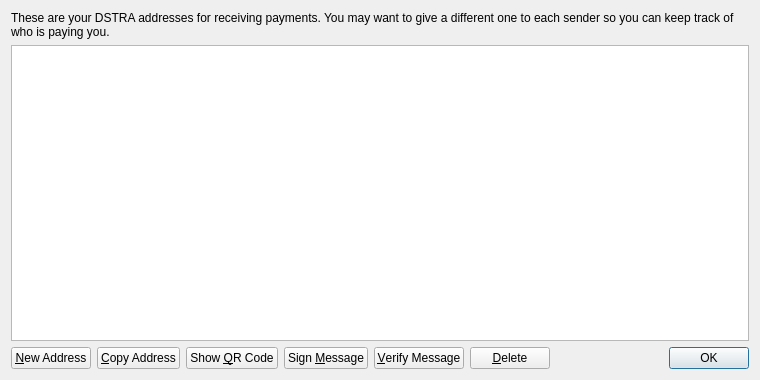
<?xml version="1.0" encoding="UTF-8"?>
<ui version="4.0">
 <class>AddressBookPage</class>
 <widget class="QWidget" name="AddressBookPage">
  <property name="geometry">
   <rect>
    <x>0</x>
    <y>0</y>
    <width>760</width>
    <height>380</height>
   </rect>
  </property>
  <property name="windowTitle">
   <string>Address Book</string>
  </property>
  <layout class="QVBoxLayout" name="verticalLayout">
   <item>
    <widget class="QLabel" name="labelExplanation">
     <property name="text">
      <string>These are your DSTRA addresses for receiving payments. You may want to give a different one to each sender so you can keep track of who is paying you.</string>
     </property>
     <property name="textFormat">
      <enum>Qt::PlainText</enum>
     </property>
     <property name="wordWrap">
      <bool>true</bool>
     </property>
    </widget>
   </item>
   <item>
    <widget class="QTableView" name="tableView">
     <property name="contextMenuPolicy">
      <enum>Qt::CustomContextMenu</enum>
     </property>
     <property name="toolTip">
      <string>Double-click to edit address or label</string>
     </property>
     <property name="tabKeyNavigation">
      <bool>false</bool>
     </property>
     <property name="selectionMode">
      <enum>QAbstractItemView::SingleSelection</enum>
     </property>
     <property name="selectionBehavior">
      <enum>QAbstractItemView::SelectRows</enum>
     </property>
     <property name="sortingEnabled">
      <bool>true</bool>
     </property>
     <attribute name="verticalHeaderVisible">
      <bool>false</bool>
     </attribute>
    </widget>
   </item>
   <item>
    <layout class="QHBoxLayout" name="horizontalLayout">
     <item>
      <widget class="QPushButton" name="newAddressButton">
       <property name="toolTip">
        <string>Create a new address</string>
       </property>
       <property name="text">
        <string>&amp;New Address</string>
       </property>
      </widget>
     </item>
     <item>
      <widget class="QPushButton" name="copyToClipboard">
       <property name="toolTip">
        <string>Copy the currently selected address to the system clipboard</string>
       </property>
       <property name="text">
        <string>&amp;Copy Address</string>
       </property>
      </widget>
     </item>
     <item>
      <widget class="QPushButton" name="showQRCode">
       <property name="text">
        <string>Show &amp;QR Code</string>
       </property>
      </widget>
     </item>
     <item>
      <widget class="QPushButton" name="signMessage">
       <property name="toolTip">
        <string>Sign a message to prove you own a DSTRA address</string>
       </property>
       <property name="text">
        <string>Sign &amp;Message</string>
       </property>
      </widget>
     </item>
     <item>
      <widget class="QPushButton" name="verifyMessage">
       <property name="toolTip">
        <string>Verify a message to ensure it was signed with a specified DSTRA address</string>
       </property>
       <property name="text">
        <string>&amp;Verify Message</string>
       </property>
      </widget>
     </item>
     <item>
      <widget class="QPushButton" name="deleteButton">
       <property name="toolTip">
        <string>Delete the currently selected address from the list</string>
       </property>
       <property name="text">
        <string>&amp;Delete</string>
       </property>
      </widget>
     </item>
     <item>
      <spacer name="horizontalSpacer">
       <property name="orientation">
        <enum>Qt::Horizontal</enum>
       </property>
       <property name="sizeHint" stdset="0">
        <size>
         <width>40</width>
         <height>20</height>
        </size>
       </property>
      </spacer>
     </item>
     <item>
      <widget class="QDialogButtonBox" name="buttonBox">
       <property name="sizePolicy">
        <sizepolicy hsizetype="Maximum" vsizetype="Fixed">
         <horstretch>0</horstretch>
         <verstretch>0</verstretch>
        </sizepolicy>
       </property>
       <property name="standardButtons">
        <set>QDialogButtonBox::Ok</set>
       </property>
      </widget>
     </item>
    </layout>
   </item>
  </layout>
 </widget>
 <resources>
  <include location="../bitcoin.qrc"/>
 </resources>
 <connections/>
</ui>
